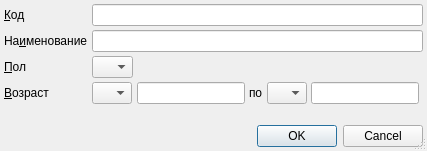
<?xml version="1.0" encoding="UTF-8"?>
<ui version="4.0">
 <class>RBNetEditorDialog</class>
 <widget class="QDialog" name="RBNetEditorDialog">
  <property name="geometry">
   <rect>
    <x>0</x>
    <y>0</y>
    <width>320</width>
    <height>151</height>
   </rect>
  </property>
  <property name="windowTitle">
   <string>ChangeMe!</string>
  </property>
  <property name="sizeGripEnabled">
   <bool>true</bool>
  </property>
  <layout class="QGridLayout">
   <property name="margin">
    <number>4</number>
   </property>
   <property name="spacing">
    <number>4</number>
   </property>
   <item row="3" column="5">
    <widget class="QLineEdit" name="edtEndAgeCount">
     <property name="sizePolicy">
      <sizepolicy hsizetype="Minimum" vsizetype="Fixed">
       <horstretch>0</horstretch>
       <verstretch>0</verstretch>
      </sizepolicy>
     </property>
     <property name="inputMask">
      <string>000; </string>
     </property>
     <property name="maxLength">
      <number>3</number>
     </property>
    </widget>
   </item>
   <item row="3" column="2">
    <widget class="QLineEdit" name="edtBegAgeCount">
     <property name="sizePolicy">
      <sizepolicy hsizetype="Minimum" vsizetype="Fixed">
       <horstretch>0</horstretch>
       <verstretch>0</verstretch>
      </sizepolicy>
     </property>
     <property name="inputMask">
      <string>000; </string>
     </property>
     <property name="maxLength">
      <number>3</number>
     </property>
    </widget>
   </item>
   <item row="2" column="0">
    <widget class="QLabel" name="lblSex">
     <property name="text">
      <string>&amp;Пол</string>
     </property>
     <property name="buddy">
      <cstring>cmbSex</cstring>
     </property>
    </widget>
   </item>
   <item row="3" column="3">
    <widget class="QLabel" name="lblAgeSep">
     <property name="text">
      <string>по</string>
     </property>
     <property name="buddy">
      <cstring>cmbEndAgeUnit</cstring>
     </property>
    </widget>
   </item>
   <item row="3" column="1">
    <widget class="QComboBox" name="cmbBegAgeUnit">
     <property name="sizePolicy">
      <sizepolicy hsizetype="Maximum" vsizetype="Fixed">
       <horstretch>0</horstretch>
       <verstretch>0</verstretch>
      </sizepolicy>
     </property>
     <item>
      <property name="text">
       <string/>
      </property>
     </item>
     <item>
      <property name="text">
       <string>Д</string>
      </property>
     </item>
     <item>
      <property name="text">
       <string>Н</string>
      </property>
     </item>
     <item>
      <property name="text">
       <string>М</string>
      </property>
     </item>
     <item>
      <property name="text">
       <string>Г</string>
      </property>
     </item>
    </widget>
   </item>
   <item row="1" column="0">
    <widget class="QLabel" name="lblName">
     <property name="text">
      <string>На&amp;именование</string>
     </property>
     <property name="buddy">
      <cstring>edtName</cstring>
     </property>
    </widget>
   </item>
   <item row="3" column="6">
    <spacer>
     <property name="orientation">
      <enum>Qt::Horizontal</enum>
     </property>
     <property name="sizeHint" stdset="0">
      <size>
       <width>151</width>
       <height>20</height>
      </size>
     </property>
    </spacer>
   </item>
   <item row="3" column="0">
    <widget class="QLabel" name="lblAge">
     <property name="text">
      <string>&amp;Возраст</string>
     </property>
     <property name="buddy">
      <cstring>cmbBegAgeUnit</cstring>
     </property>
    </widget>
   </item>
   <item row="3" column="4">
    <widget class="QComboBox" name="cmbEndAgeUnit">
     <property name="sizePolicy">
      <sizepolicy hsizetype="Maximum" vsizetype="Fixed">
       <horstretch>0</horstretch>
       <verstretch>0</verstretch>
      </sizepolicy>
     </property>
     <item>
      <property name="text">
       <string/>
      </property>
     </item>
     <item>
      <property name="text">
       <string>Д</string>
      </property>
     </item>
     <item>
      <property name="text">
       <string>Н</string>
      </property>
     </item>
     <item>
      <property name="text">
       <string>М</string>
      </property>
     </item>
     <item>
      <property name="text">
       <string>Г</string>
      </property>
     </item>
    </widget>
   </item>
   <item row="2" column="1">
    <widget class="QComboBox" name="cmbSex">
     <property name="sizePolicy">
      <sizepolicy hsizetype="Maximum" vsizetype="Fixed">
       <horstretch>0</horstretch>
       <verstretch>0</verstretch>
      </sizepolicy>
     </property>
     <item>
      <property name="text">
       <string/>
      </property>
     </item>
     <item>
      <property name="text">
       <string>М</string>
      </property>
     </item>
     <item>
      <property name="text">
       <string>Ж</string>
      </property>
     </item>
    </widget>
   </item>
   <item row="2" column="2" colspan="5">
    <spacer>
     <property name="orientation">
      <enum>Qt::Horizontal</enum>
     </property>
     <property name="sizeHint" stdset="0">
      <size>
       <width>321</width>
       <height>20</height>
      </size>
     </property>
    </spacer>
   </item>
   <item row="4" column="0">
    <spacer>
     <property name="orientation">
      <enum>Qt::Vertical</enum>
     </property>
     <property name="sizeHint" stdset="0">
      <size>
       <width>20</width>
       <height>71</height>
      </size>
     </property>
    </spacer>
   </item>
   <item row="0" column="0">
    <widget class="QLabel" name="lblCode">
     <property name="text">
      <string>&amp;Код</string>
     </property>
     <property name="buddy">
      <cstring>edtCode</cstring>
     </property>
    </widget>
   </item>
   <item row="1" column="1" colspan="6">
    <widget class="QLineEdit" name="edtName">
     <property name="minimumSize">
      <size>
       <width>200</width>
       <height>0</height>
      </size>
     </property>
    </widget>
   </item>
   <item row="0" column="1" colspan="6">
    <widget class="QLineEdit" name="edtCode"/>
   </item>
   <item row="5" column="0" colspan="7">
    <widget class="QDialogButtonBox" name="buttonBox">
     <property name="standardButtons">
      <set>QDialogButtonBox::Cancel|QDialogButtonBox::Ok</set>
     </property>
    </widget>
   </item>
  </layout>
 </widget>
 <tabstops>
  <tabstop>edtCode</tabstop>
  <tabstop>edtName</tabstop>
  <tabstop>cmbSex</tabstop>
  <tabstop>cmbBegAgeUnit</tabstop>
  <tabstop>edtBegAgeCount</tabstop>
  <tabstop>cmbEndAgeUnit</tabstop>
  <tabstop>edtEndAgeCount</tabstop>
 </tabstops>
 <resources/>
 <connections>
  <connection>
   <sender>buttonBox</sender>
   <signal>accepted()</signal>
   <receiver>RBNetEditorDialog</receiver>
   <slot>accept()</slot>
   <hints>
    <hint type="sourcelabel">
     <x>142</x>
     <y>126</y>
    </hint>
    <hint type="destinationlabel">
     <x>144</x>
     <y>71</y>
    </hint>
   </hints>
  </connection>
  <connection>
   <sender>buttonBox</sender>
   <signal>rejected()</signal>
   <receiver>RBNetEditorDialog</receiver>
   <slot>reject()</slot>
   <hints>
    <hint type="sourcelabel">
     <x>142</x>
     <y>126</y>
    </hint>
    <hint type="destinationlabel">
     <x>144</x>
     <y>71</y>
    </hint>
   </hints>
  </connection>
 </connections>
</ui>
